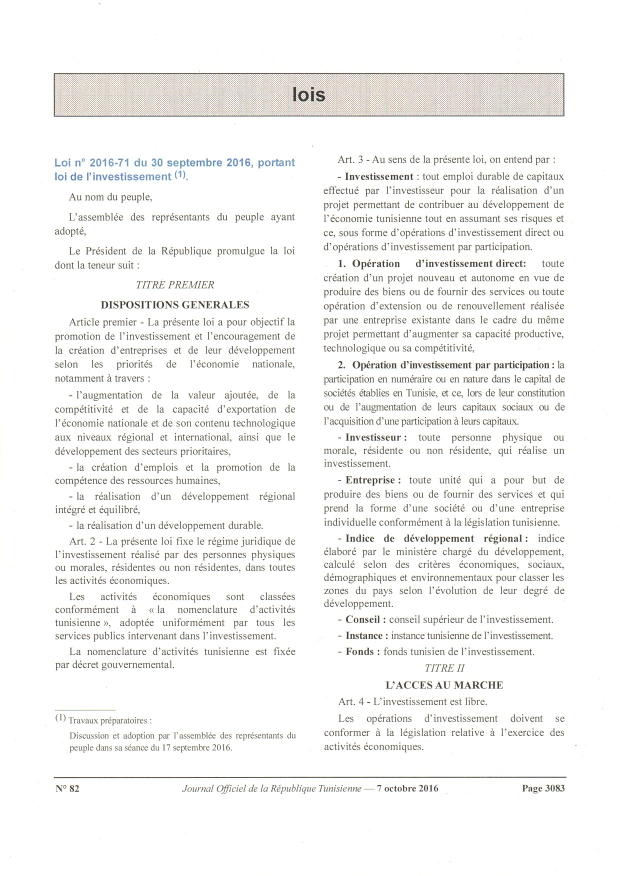
#> input picture Milestone 3/images/scannerA_doc1.jpg, 1240 x 1752 px, found by its file name (shown at 1/2 size); its folder holds only this picture in this run
$ python preprocess_images.py
#> lines starting #> are read from the running program, lines starting #| are printed output that depends on the picture
import os
import cv2

# Base project directory
BASE_DIR = os.path.dirname(os.path.dirname(os.path.abspath(__file__)))

# Input and output folders
INPUT_DIR = os.path.join(BASE_DIR, "images")
OUTPUT_DIR = os.path.join(BASE_DIR, "processed_images")

# Create output folder if not exists
os.makedirs(OUTPUT_DIR, exist_ok=True)

IMG_SIZE = (256, 256)

print("🔹 Starting image preprocessing...")

for file_name in os.listdir(INPUT_DIR):
    if file_name.lower().endswith((".png", ".jpg", ".jpeg", ".tif", ".tiff")):
        input_path = os.path.join(INPUT_DIR, file_name)
        output_path = os.path.join(OUTPUT_DIR, file_name)

        # Read image
        img = cv2.imread(input_path)
#> img is the input picture: shape (1752, 1240, 3); mean B, G, R 243.1, 244.2, 244.5

        if img is None:
            print(f"❌ Skipped (cannot read): {file_name}")
            continue

        # Convert to grayscale
        gray = cv2.cvtColor(img, cv2.COLOR_BGR2GRAY)

        # Resize image
        resized = cv2.resize(gray, IMG_SIZE)
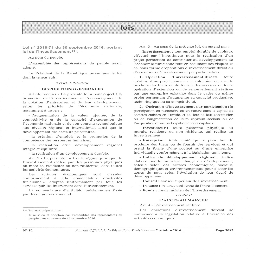
#> resized: shape (256, 256); min 47, max 255, mean 243.9

        # Normalize pixel values
        normalized = resized / 255.0

        # Convert back to uint8 for saving
        normalized_uint8 = (normalized * 255).astype("uint8")

        # Save processed image
        cv2.imwrite(output_path, normalized_uint8)

        print(f"✅ Processed: {file_name}")

print("🎉 Preprocessing completed successfully!")

$ run again, on Milestone 3/images/scannerD_doc1.jpg
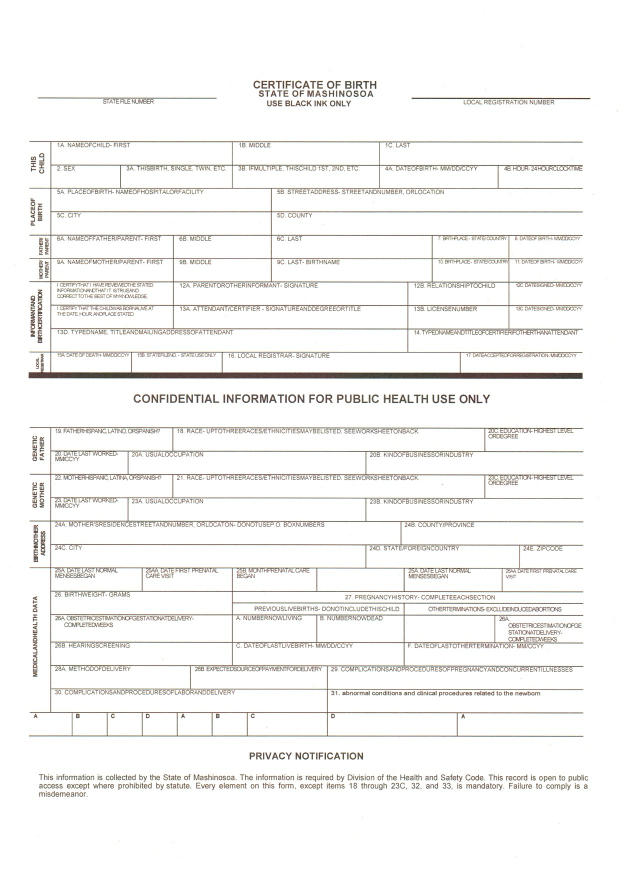
#> input picture Milestone 3/images/scannerD_doc1.jpg, 1240 x 1752 px, found by its file name (shown at 1/2 size)
#> img is the input picture: shape (1752, 1240, 3); mean B, G, R 243.1, 244.3, 244.9
#> `resized = cv2.resize(gray, IMG_SIZE)`:
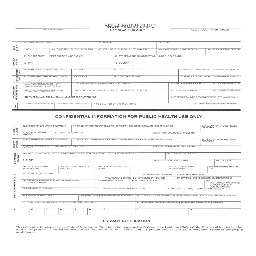
#> resized: shape (256, 256); min 57, max 255, mean 245

$ run again, on Milestone 3/images/scannerA_doc2.jpg
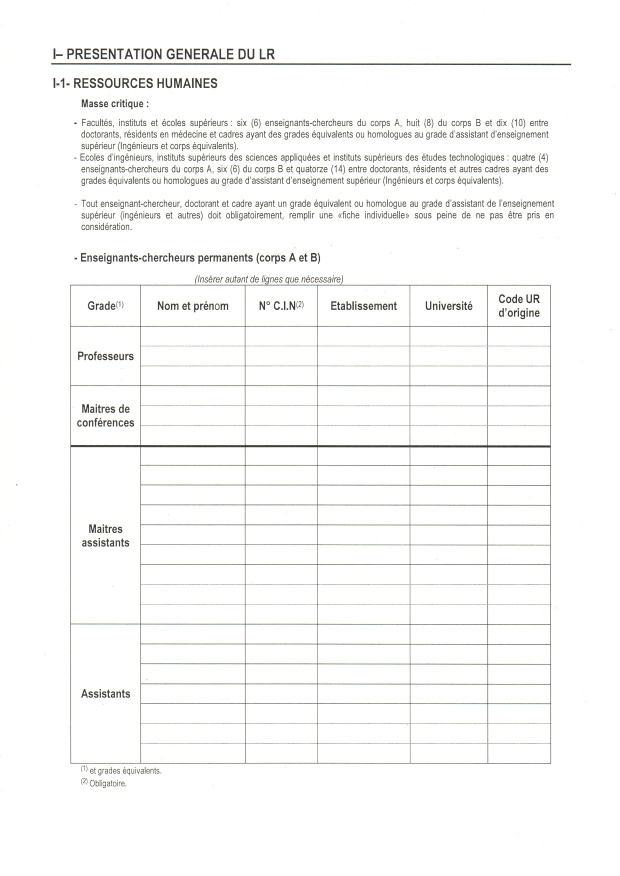
#> input picture Milestone 3/images/scannerA_doc2.jpg, 1240 x 1752 px, found by its file name (shown at 1/2 size)
#> img is the input picture: shape (1752, 1240, 3); mean B, G, R 247.6, 248.2, 248.2
#> `resized = cv2.resize(gray, IMG_SIZE)`:
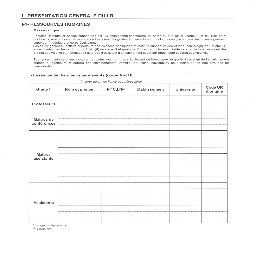
#> resized: shape (256, 256); min 46, max 255, mean 248.3

$ run again, on Milestone 3/images/scannerB_doc1.jpg
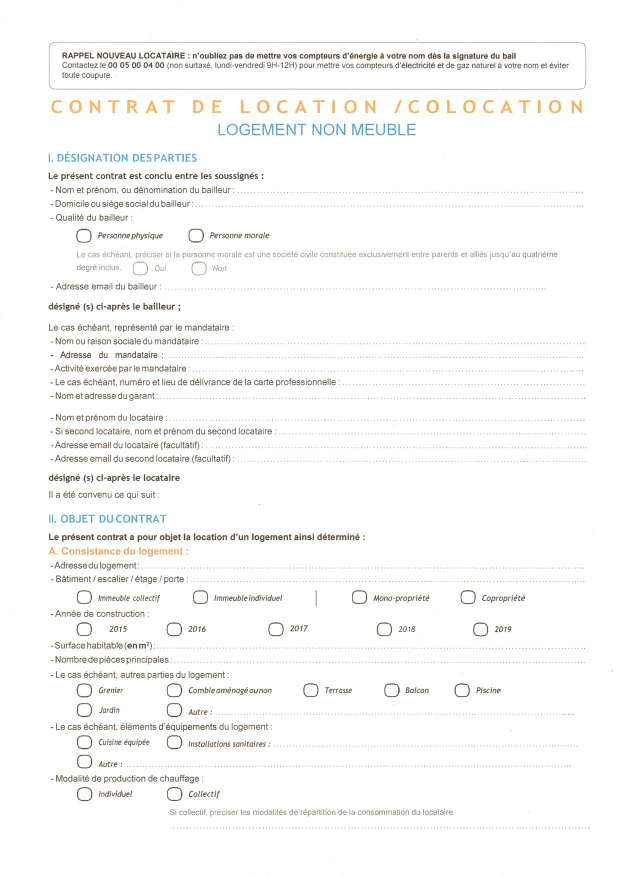
#> input picture Milestone 3/images/scannerB_doc1.jpg, 1240 x 1752 px, found by its file name (shown at 1/2 size)
#> img is the input picture: shape (1752, 1240, 3); mean B, G, R 248, 249.1, 249.2
#> `resized = cv2.resize(gray, IMG_SIZE)`:
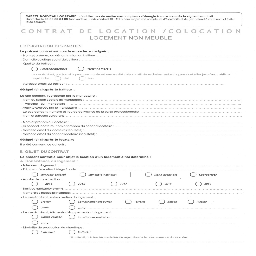
#> resized: shape (256, 256); min 64, max 255, mean 248.9

$ run again, on Milestone 3/images/scannerC_doc1.jpg
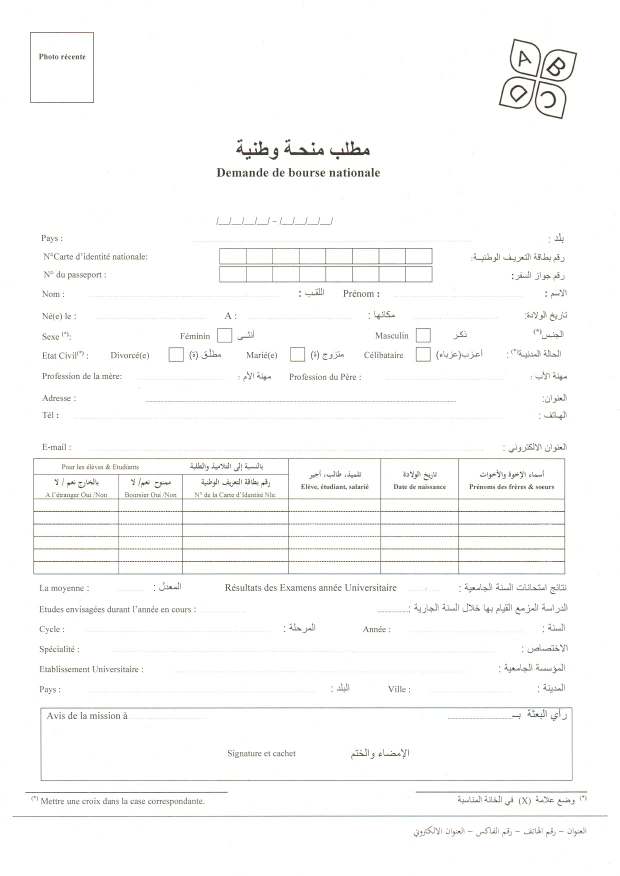
#> input picture Milestone 3/images/scannerC_doc1.jpg, 1240 x 1752 px, found by its file name (shown at 1/2 size)
#> img is the input picture: shape (1752, 1240, 3); mean B, G, R 249.8, 250.4, 250.4
#> `resized = cv2.resize(gray, IMG_SIZE)`:
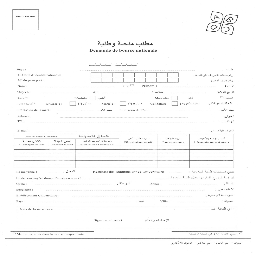
#> resized: shape (256, 256); min 47, max 255, mean 249.9
